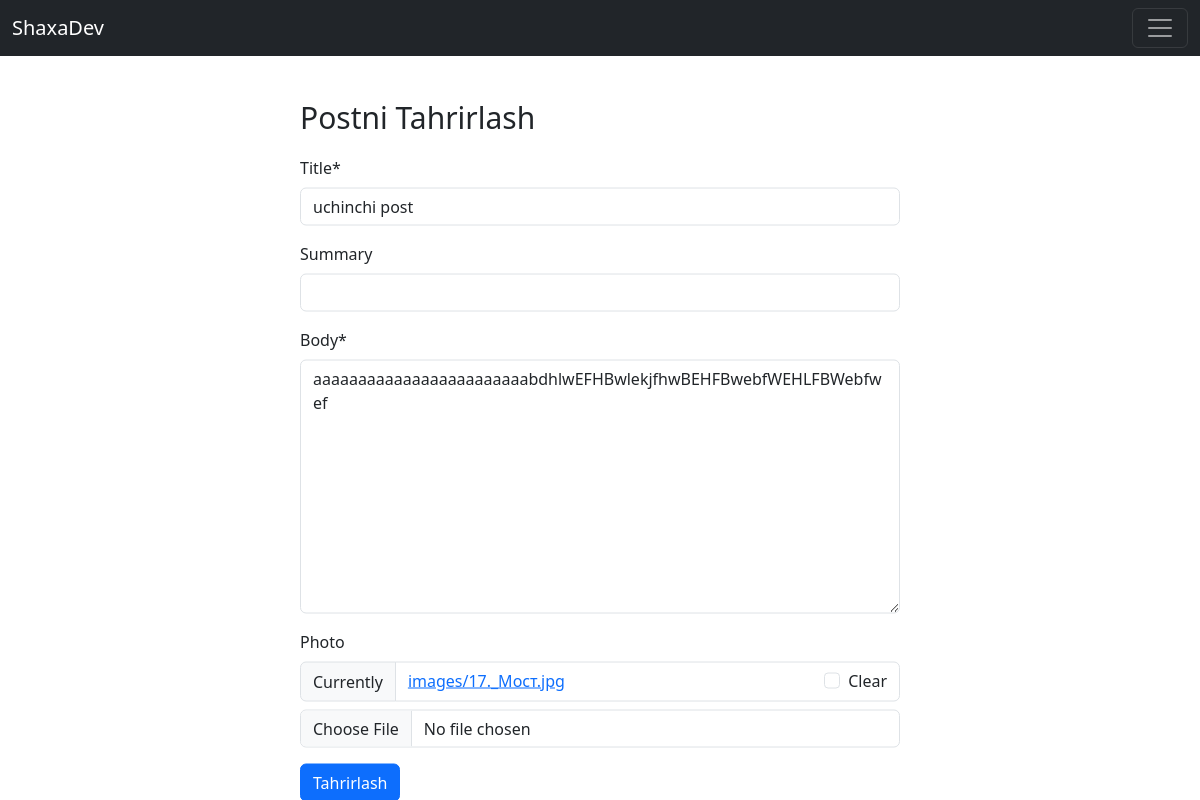
The app's page /articles/3/edit/ (signed in) with its own data.
### articles/models.py (models this page shows, shortened)
class Article(models.Model):
    title = models.CharField(max_length=150)
    summary = models.CharField(max_length=200, blank=True)
    body = RichTextField()
    photo = models.ImageField(upload_to='images/', blank=True)
    date = models.DateTimeField(auto_now_add= True)
    author = models.ForeignKey(
        get_user_model(),
        on_delete=models.CASCADE
    )

### articles/views.py (the view, shortened to what this page needs)
# urls.py: path('<int:pk>/edit/', ArticleUpdateView.as_view() ,name='article_edit'),
class ArticleUpdateView(LoginRequiredMixin, UpdateView):
    model = Article
    fields = ('title', 'summary', 'body', 'photo',)
    template_name = 'article_edit.html'

### templates/article_edit.html (shortened to what this page needs)
{% extends 'base.html'%}
{% load crispy_forms_tags %}
{% block content %}
<form action="" method="post" class="w-50 mt-5 my-5 position-absolute top-50 start-50 translate-middle" enctype="multipart/form-data" >
    <p style="font-size: 30px;">Postni Tahrirlash</p>
    {{ form|crispy}}
    <button type="submit" class="btn btn-primary">Tahrirlash</button>
</form>
{% endblock content %}

### records on screen
Article: title "uchinchi post", body "aaaaaaaaaaaaaaaaaaaaaaaabdhlwEFHBwlekjfhwBEHFBwebfWEHLFBWebfwef"
